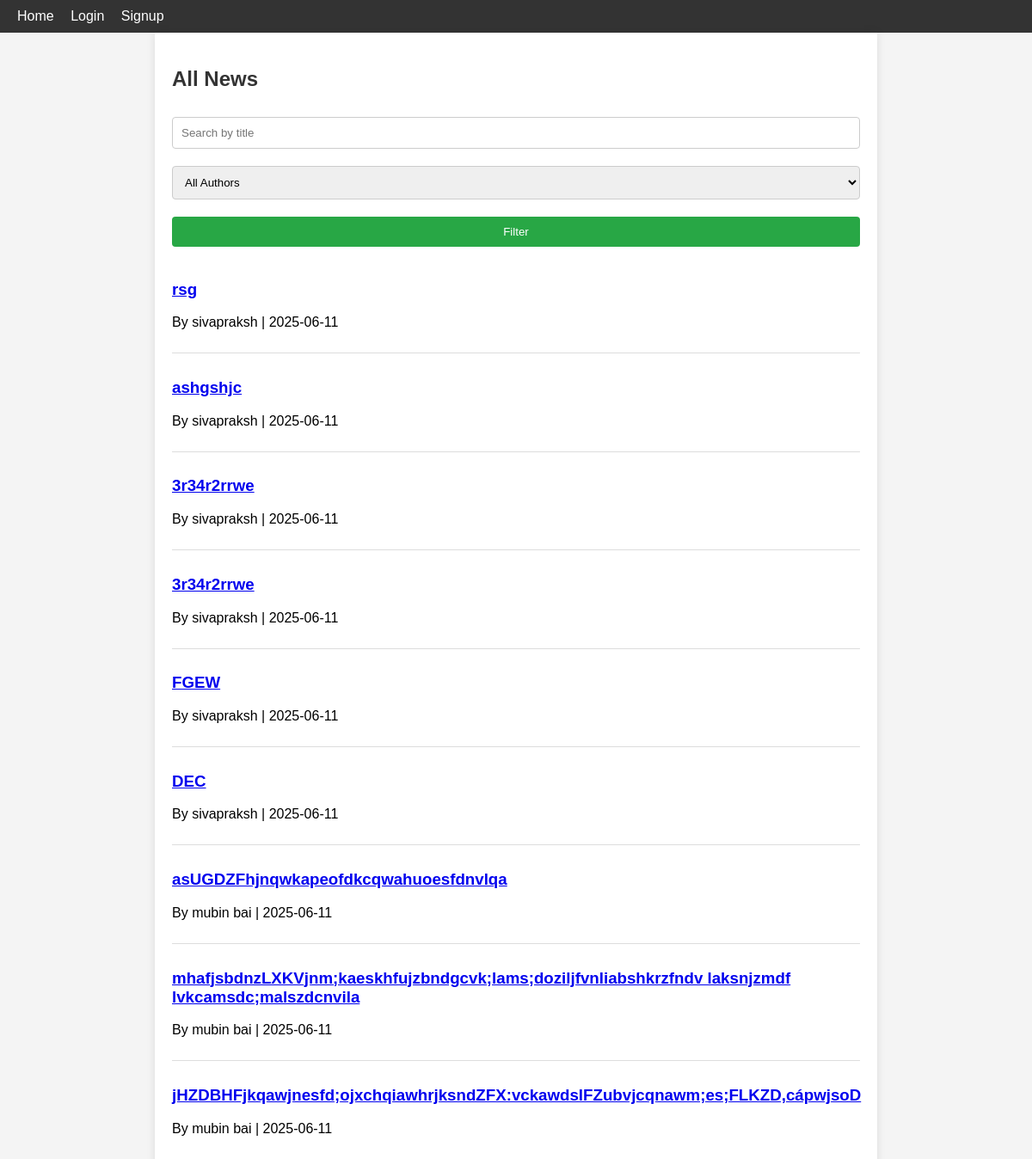
The page / on the database its author committed.
### models.py (models this page shows, shortened)
class News(db.Model):
    id = db.Column(db.Integer, primary_key=True)
    title = db.Column(db.String(200), nullable=False)
    content = db.Column(db.Text, nullable=False)
    created_at = db.Column(db.DateTime, default=datetime.utcnow)
    updated_at = db.Column(db.DateTime, onupdate=datetime.utcnow)
    user_id = db.Column(db.Integer, db.ForeignKey('user.id'), nullable=False)

class User(db.Model, UserMixin):
    id = db.Column(db.Integer, primary_key=True)
    full_name = db.Column(db.String(100), nullable=False)
    email = db.Column(db.String(120), unique=True, nullable=False)
    password_hash = db.Column(db.String(128), nullable=False)
    profile_pic = db.Column(db.String(200), default='default.jpg')
    joined_at = db.Column(db.DateTime, default=datetime.utcnow)
    news = db.relationship('News', backref='author', lazy=True)

### app.py (the view)
@app.route('/')
def home():
    author_id = request.args.get('author_id', type=int)
    search = request.args.get('search')
    query = News.query
    if author_id:
        query = query.filter_by(user_id=author_id)
    if search:
        query = query.filter(News.title.ilike(f"%{search}%"))
    news = query.order_by(News.created_at.desc()).all()
    users = User.query.all()
    return render_template('news_list.html', news_list=news, users=users, author_id=author_id)

### templates/news_list.html (shortened to what this page needs)
{% extends 'base.html' %}
{% block content %}
<h2>All News</h2>
<form method="get" action="{{ url_for('home') }}">
    <input type="text" name="search" placeholder="Search by title" value="{{ request.args.get('search', '') }}">
    <select name="author_id">
        <option value="">All Authors</option>
    </select>
    <input type="submit" value="Filter">
</form>
{% for item in news_list %}
<div class="news-item">
    <h3><a href="{{ url_for('view_news', news_id=item.id) }}">{{ item.title }}</a></h3>
    <p>By {{ item.author.full_name }} | {{ item.created_at.strftime('%Y-%m-%d') }}</p>
</div>
{% else %}
<p>No news found.</p>
{% endfor %}
{% endblock %}

### templates/base.html (shortened to what this page needs)
<!DOCTYPE html>
<html>
  <head>
  </head>
  <body>
    <header>
      <nav>
        <a href="{{ url_for('home') }}">Home</a>
        {% if current_user.is_authenticated %}
        <a href="{{ url_for('dashboard') }}">Dashboard</a>
        <a href="{{ url_for('profile') }}">Profile</a>
        <a href="{{ url_for('logout') }}">Logout</a>
        {% else %}
        <a href="{{ url_for('login') }}">Login</a>
        <a href="{{ url_for('signup') }}">Signup</a>
        {% endif %}
      </nav>
    </header>
    <div class="container">{% block content %}{% endblock %}</div>
  </body>
</html>

### templates/base.html (style rules this page uses)
body { font-family: Arial, sans-serif; background-color: #f4f4f4; margin: 0; padding: 0; }
header, footer { background: #333; color: #fff; padding: 10px 20px; }
nav a { color: #fff; margin-right: 15px; text-decoration: none; }
.container { padding: 20px; max-width: 800px; margin: auto; background: #fff; box-shadow: 0px 0px 10px rgba(0, 0, 0, 0.1); }
form input, form textarea, form select { width: 100%; padding: 10px; margin: 10px 0; box-sizing: border-box; border: 1px solid #ccc; border-radius: 4px; }
input[type="submit"], button { padding: 10px 20px; background: #28a745; color: white; border: none; border-radius: 4px; cursor: pointer; }
.news-item { border-bottom: 1px solid #ddd; padding: 10px 0; }
.news-item:last-child { border-bottom: none; }
h2 { color: #333; }

### rows shown on the page
News: title "rsg", author.full_name "sivapraksh", created_at "2025-06-11"
News: title "ashgshjc", author.full_name "sivapraksh", created_at "2025-06-11"
News: title "3r34r2rrwe", author.full_name "sivapraksh", created_at "2025-06-11"
News: title "3r34r2rrwe", author.full_name "sivapraksh", created_at "2025-06-11"
News: title "FGEW", author.full_name "sivapraksh", created_at "2025-06-11"
News: title "DEC", author.full_name "sivapraksh", created_at "2025-06-11"
News: title "asUGDZFhjnqwkapeofdkcqwahuoesfdnvlqa", author.full_name "mubin bai", created_at "2025-06-11"
News: title "mhafjsbdnzLXKVjnm;kaeskhfujzbndgcvk;lams;doziljfvnliabshkrzfndv laksnjzmdf lvkcamsdc;malszdcnvila", author.full_name "mubin bai", created_at "2025-06-11"
News: title "jHZDBHFjkqawjnesfd;ojxchqiawhrjksndZFX:vckawdsIFZubvjcqnawm;es;FLKZD,cápwjsoD", author.full_name "mubin bai", created_at "2025-06-11"
